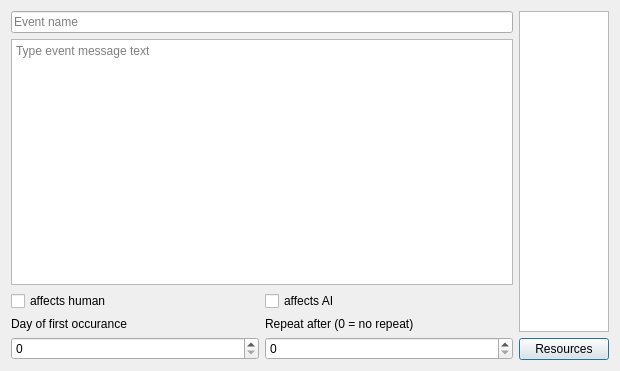
<?xml version="1.0" encoding="UTF-8"?>
<ui version="4.0">
 <class>TimedEvent</class>
 <widget class="QDialog" name="TimedEvent">
  <property name="windowModality">
   <enum>Qt::NonModal</enum>
  </property>
  <property name="geometry">
   <rect>
    <x>0</x>
    <y>0</y>
    <width>620</width>
    <height>371</height>
   </rect>
  </property>
  <property name="windowTitle">
   <string>Timed event</string>
  </property>
  <property name="modal">
   <bool>true</bool>
  </property>
  <layout class="QHBoxLayout" name="horizontalLayout">
   <item>
    <layout class="QVBoxLayout" name="verticalLayout_12">
     <item>
      <widget class="QLineEdit" name="lineEdit">
       <property name="placeholderText">
        <string>Event name</string>
       </property>
      </widget>
     </item>
     <item>
      <widget class="QPlainTextEdit" name="eventMessageText">
       <property name="placeholderText">
        <string>Type event message text</string>
       </property>
      </widget>
     </item>
     <item>
      <layout class="QHBoxLayout" name="horizontalLayout_8">
       <property name="topMargin">
        <number>0</number>
       </property>
       <item>
        <widget class="QCheckBox" name="eventAffectsHuman">
         <property name="text">
          <string>affects human</string>
         </property>
        </widget>
       </item>
       <item>
        <widget class="QCheckBox" name="eventAffectsCpu">
         <property name="text">
          <string>affects AI</string>
         </property>
        </widget>
       </item>
      </layout>
     </item>
     <item>
      <layout class="QHBoxLayout" name="horizontalLayout_9">
       <property name="topMargin">
        <number>0</number>
       </property>
       <item>
        <layout class="QVBoxLayout" name="verticalLayout_14">
         <item>
          <widget class="QLabel" name="label_8">
           <property name="text">
            <string>Day of first occurance</string>
           </property>
          </widget>
         </item>
         <item>
          <widget class="QSpinBox" name="eventFirstOccurance"/>
         </item>
        </layout>
       </item>
       <item>
        <layout class="QVBoxLayout" name="verticalLayout_13">
         <property name="topMargin">
          <number>0</number>
         </property>
         <item>
          <widget class="QLabel" name="label_9">
           <property name="text">
            <string>Repeat after (0 = no repeat)</string>
           </property>
          </widget>
         </item>
         <item>
          <widget class="QSpinBox" name="eventRepeatAfter"/>
         </item>
        </layout>
       </item>
      </layout>
     </item>
    </layout>
   </item>
   <item>
    <layout class="QVBoxLayout" name="verticalLayout_18">
     <property name="leftMargin">
      <number>0</number>
     </property>
     <item>
      <widget class="QListWidget" name="listWidget">
       <property name="sizePolicy">
        <sizepolicy hsizetype="Preferred" vsizetype="Expanding">
         <horstretch>0</horstretch>
         <verstretch>0</verstretch>
        </sizepolicy>
       </property>
       <property name="maximumSize">
        <size>
         <width>90</width>
         <height>16777215</height>
        </size>
       </property>
      </widget>
     </item>
     <item>
      <widget class="QPushButton" name="eventResources">
       <property name="text">
        <string>Resources</string>
       </property>
      </widget>
     </item>
    </layout>
   </item>
  </layout>
 </widget>
 <resources/>
 <connections/>
</ui>
